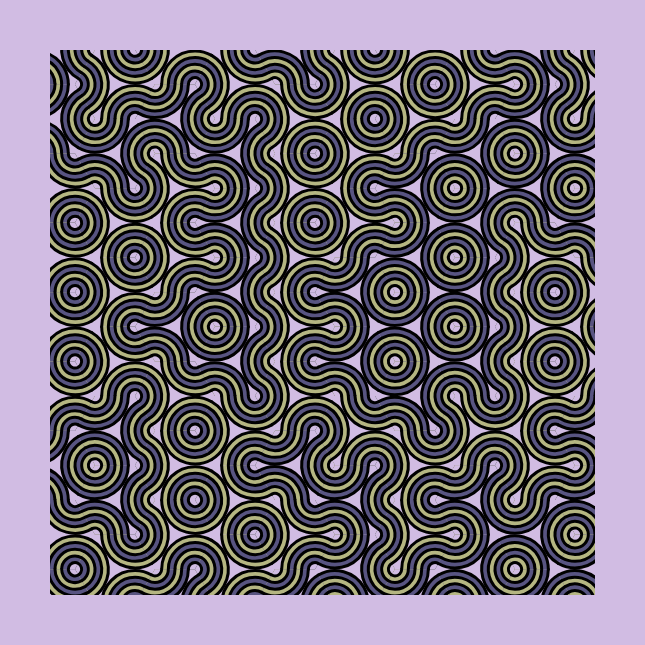
Frame 1 (no input)
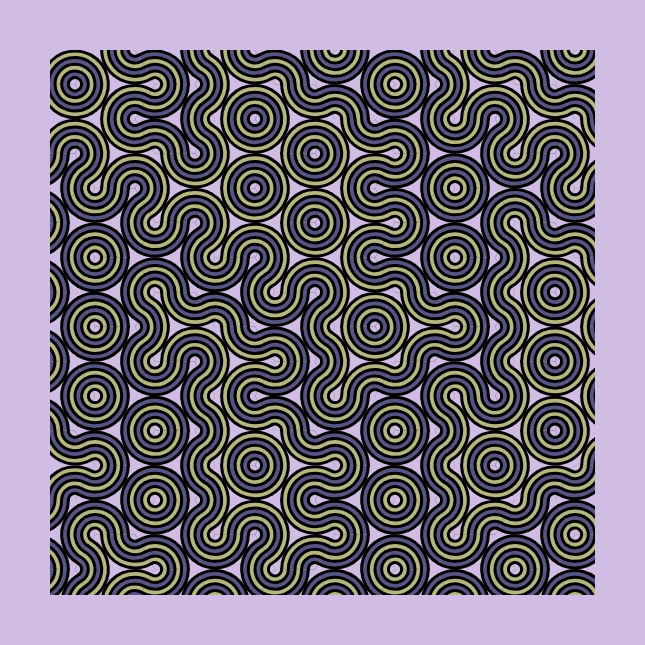
Frame 2 (the mouse pressed at the canvas centre, redrawn once)

The p5.js sketch that drew these frames (run headless with seeded random() and noise() and a simulated clock; the mouse was pressed at the canvas centre and the sketch redrawn once):

// p5.js sketch
// ── sketch.js
// Padding around the canvas.
var padding = 15

// Number of squares per row/column
var row = 6

// Size of grid cells (cellSize x cellSize).
var hSize = 80
var radii3 = hSize / 2
var radii4 = hSize / 3
var radii2 = hSize * 2 / 3
var radii5 = hSize / 6
var radii1 = hSize * 5 / 6
var vSize
var gridSize = 600 + (padding * 3)

// Probability of drawing an inner rectangle.
var chance = 0.6

// Gap between squares
var gap = 10

// Extent the square can shift from center
var shiftLimit = 1

var shades = ['#D1BCE3', '#585481', '#C49BBB','#B5B682', '#FEDC97', '#B5B682', '#28666E', '#7C9885']

function setup() {
  createCanvas(gridSize, gridSize)
  rectMode(CENTER)
  angleMode(DEGREES)
  strokeWeight(3)
  noLoop()
  frameRate(2)
  vSize = hSize / 2 * sqrt(3)
}

function draw() {
  background(shades[0])
  stroke(0)
  var i = 1
  for (var y = padding + vSize / 2; y < height - padding; y += vSize / 2, i++) {
    for (var x = padding + hSize / 2; x < width - padding; x += hSize * 3 / 2) {
      if (i % 2)
        drawCell(x, y)
      else
        drawCell(x + hSize * 3 / 4, y)
    }
  }
  
  drawBorder()
}

function drawBorder() {
  fill(shades[0])
  var border = 50
  noStroke()
  rect(border/2, gridSize/2, border, gridSize)
  rect(gridSize - border/2, gridSize/2, border, gridSize)
  rect(gridSize/2, border/2, gridSize, border)
  rect(gridSize/2, gridSize - border/2, gridSize, border)
}

function drawCell(x, y) {
  push()
  translate(x, y)
  noFill()
  /*line(-hSize / 2, 0, -hSize / 4, -vSize / 2)
  line(-hSize / 2, 0, -hSize / 4, vSize / 2)
  line(hSize / 2, 0, hSize / 4, -vSize / 2)
  line(hSize / 2, 0, hSize / 4, vSize / 2)
  line(hSize / 4, vSize / 2, -hSize / 4, vSize / 2)
  line(hSize / 4, -vSize / 2, -hSize / 4, -vSize / 2)*/
  if (random() > 0.5) {
    fill(shades[1])
    drawArc1(radii1)
    fill(shades[3])
    drawArc1(radii2)
    fill(shades[1])
    drawArc1(radii3)
    fill(shades[3])
    drawArc1(radii4)
    fill(shades[0])
    drawArc1(radii5)
  } else {
    fill(shades[3])
    drawArc2(radii1)
    fill(shades[1])
    drawArc2(radii2)
    fill(shades[3])
    drawArc2(radii3)
    fill(shades[1])
    drawArc2(radii4)
    fill(shades[0])
    drawArc2(radii5)
  }
  pop()
}

function drawArc1(radi) {
  arc(hSize / 2, 0, radi, radi, 120, 240)
  arc(-hSize / 4, vSize / 2, radi, radi, 240, 0)
  arc(-hSize / 4, -vSize / 2, radi, radi, 0, 120)
}

function drawArc2(radii1) {
  arc(-hSize / 2, 0, radii1, radii1, 300, 60)
  arc(hSize / 4, vSize / 2, radii1, radii1, 180, 300)
  arc(hSize / 4, -vSize / 2, radii1, radii1, 60, 180)
}
